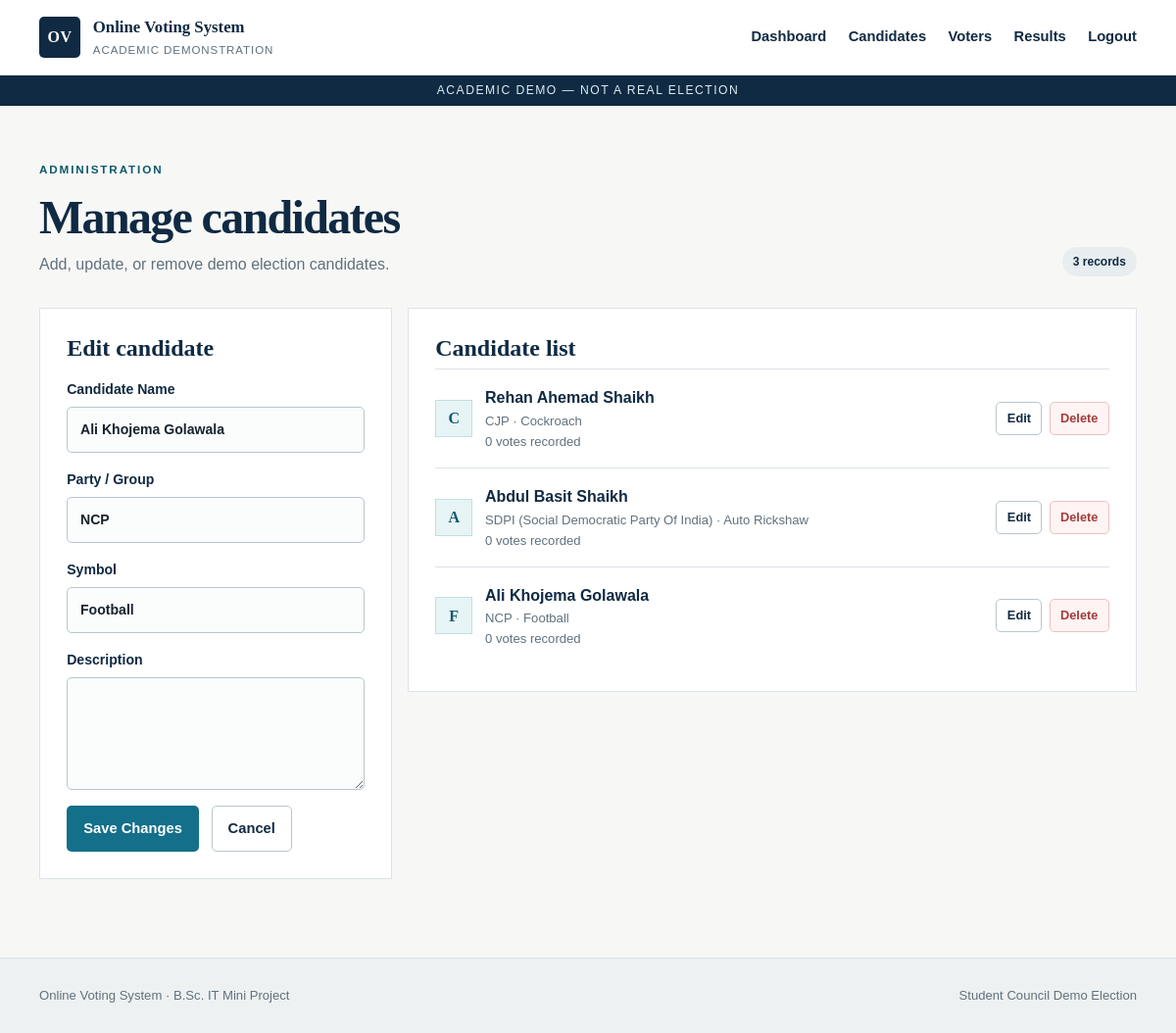
Page /admin/candidates/6/edit (signed in) on the committed database.
### tables this page shows
CREATE TABLE candidates (
 id INTEGER PRIMARY KEY AUTOINCREMENT, name TEXT NOT NULL,
 party TEXT NOT NULL, symbol TEXT, description TEXT,
 created_at TIMESTAMP DEFAULT CURRENT_TIMESTAMP
);

### app.py (the view, shortened to what this page needs)
    @app.route("/admin/candidates/<int:candidate_id>/edit", methods=["GET", "POST"])
    @admin_required
    def edit_candidate(candidate_id):
        database = get_db()
        candidate = database.execute("SELECT * FROM candidates WHERE id = ?", (candidate_id,)).fetchone()
        if not candidate:
            abort(404)
        rows = database.execute(
            "SELECT c.*, COUNT(v.id) AS vote_count FROM candidates c LEFT JOIN votes v ON v.candidate_id=c.id GROUP BY c.id ORDER BY c.id"
        ).fetchall()
        return render_template("manage_candidates.html", candidates=rows, edit_candidate=candidate)

### database.py (called while the page is built)
def get_db():
    if "db" not in g:
        g.db = sqlite3.connect(current_app.config["DATABASE"])
        g.db.row_factory = sqlite3.Row
        g.db.execute("PRAGMA foreign_keys = ON")
    return g.db

### templates/manage_candidates.html (shortened to what this page needs)
{% extends "base.html" %}
{% block content %}
<section class="page-section"><div class="container">
  <div class="page-header"><div><p class="eyebrow">Administration</p><h1>Manage candidates</h1><p>Add, update, or remove demo election candidates.</p></div><span class="role-badge">{{ candidates|length }} records</span></div>
  <div class="management-grid">
    <section class="panel sticky-panel"><h2>{{ 'Edit candidate' if edit_candidate else 'Add candidate' }}</h2>
      <form method="post" action="{{ url_for('edit_candidate', candidate_id=edit_candidate.id) if edit_candidate else url_for('manage_candidates') }}" class="stack-form compact-form">
        <label>Candidate Name<input name="name" maxlength="60" required value="{{ edit_candidate.name if edit_candidate else '' }}"></label>
        <label>Party / Group<input name="party" maxlength="60" required value="{{ edit_candidate.party if edit_candidate else '' }}"></label>
        <label>Symbol<input name="symbol" maxlength="30" value="{{ edit_candidate.symbol if edit_candidate else '' }}"></label>
        <label>Description<textarea name="description" maxlength="250" rows="4">{{ edit_candidate.description if edit_candidate else '' }}</textarea></label>
        <div class="button-row"><button class="button button-primary" type="submit">{{ 'Save Changes' if edit_candidate else 'Add Candidate' }}</button>{% if edit_candidate %}<a class="button button-secondary" href="{{ url_for('manage_candidates') }}">Cancel</a>{% endif %}</div>
      </form>
    </section>
    <section class="panel"><h2>Candidate list</h2>
      <div class="admin-candidate-list">{% for candidate in candidates %}<article class="admin-candidate"><div class="mini-symbol">{{ candidate.symbol[:1] if candidate.symbol else candidate.name[:1] }}</div><div class="candidate-main"><strong>{{ candidate.name }}</strong><span>{{ candidate.party }} · {{ candidate.symbol or 'No symbol' }}</span><small>{{ candidate.vote_count }} vote{{ '' if candidate.vote_count == 1 else 's' }} recorded</small></div><div class="row-actions"><a class="button button-small button-secondary" href="{{ url_for('edit_candidate', candidate_id=candidate.id) }}">Edit</a><form method="post" action="{{ url_for('delete_candidate', candidate_id=candidate.id) }}" data-confirm="Delete {{ candidate.name }}? This cannot be undone."><input type="hidden" name="csrf_token" value="{{ csrf_token }}"><button class="button button-small button-danger" type="submit">Delete</button></form></div></article>{% else %}<div class="empty-state">No candidates added.</div>{% endfor %}</div>
    </section>
  </div>
</div></section>
{% endblock %}

### static/css/style.css (style rules this page uses)
:root { --navy:#102a43;--navy-2:#173f5f;--blue:#136f8a;--blue-dark:#0d596e;--teal-soft:#e6f4f5;--ink:#17232d;--muted:#61717e;--paper:#f7f8f6;--white:#fff;--line:#dce3e6;--success:#1c7457;--warning:#9a650c;--danger:#a43c3c;--shadow:0 14px 38px rgba(16,42,67,.09);--radius:10px }
* { box-sizing:border-box }
html { scroll-behavior:smooth }
body { margin:0;background:var(--paper);color:var(--ink);font-family:"Trebuchet MS","Gill Sans",sans-serif;font-size:16px;line-height:1.6 }
h1,h2,h3,p { margin-top:0 }
h1,h2,h3 { font-family:Georgia,"Times New Roman",serif;color:var(--navy);line-height:1.15 }
h1 { font-size:clamp(2rem,4.5vw,3.8rem);letter-spacing:-.035em }
h2 { font-size:clamp(1.35rem,2vw,1.8rem) }
a { color:var(--blue-dark);text-decoration-thickness:1px;text-underline-offset:3px }
button,input,textarea { font:inherit }
.container { width:min(1120px,calc(100% - 2rem));margin:auto }
.eyebrow { color:var(--blue-dark);text-transform:uppercase;letter-spacing:.16em;font-size:.73rem;font-weight:800;margin-bottom:.7rem }
.button-row,.page-actions { display:flex;align-items:center;gap:.8rem;flex-wrap:wrap }
.button { display:inline-flex;align-items:center;justify-content:center;min-height:45px;padding:.65rem 1rem;border:1px solid transparent;border-radius:5px;font-weight:800;font-size:.92rem;text-decoration:none;cursor:pointer;transition:background .18s,transform .18s,border-color .18s }
.button-primary { background:var(--blue);color:white }
.button-secondary { background:white;color:var(--navy);border-color:#b9c6cc }
.button-danger { color:var(--danger);background:#fff4f3;border-color:#e9c2be }
.button-small { min-height:34px;padding:.35rem .65rem;font-size:.8rem }
.stack-form { display:grid;gap:1rem }
.stack-form label { display:grid;gap:.38rem;font-weight:800;color:var(--navy);font-size:.88rem }
.stack-form input,.stack-form textarea { width:100%;border:1px solid #b9c7cc;background:#fbfcfc;border-radius:5px;padding:.72rem .8rem;color:var(--ink);outline:none }
.page-section { padding:3.5rem 0 5rem;min-height:calc(100vh - 190px) }
.page-header { display:flex;align-items:flex-end;justify-content:space-between;gap:2rem;margin-bottom:2rem }
.page-header h1 { font-size:clamp(2.2rem,4vw,3.2rem);margin-bottom:.5rem }
.page-header p:last-child { color:var(--muted);margin:0 }
.role-badge,.status-pill { display:inline-flex;align-items:center;white-space:nowrap;border-radius:99px;padding:.35rem .7rem;background:#e8edef;color:var(--navy);font-size:.75rem;font-weight:800 }
.panel,.action-panel { background:white;border:1px solid var(--line);padding:1.7rem }
.panel h2,.action-panel h2 { margin-bottom:.4rem }
.symbol-box,.mini-symbol { display:grid;place-items:center;background:var(--teal-soft);border:1px solid #c3dfe1;color:var(--blue-dark);font-family:Georgia,serif;font-weight:800;text-transform:uppercase }
.mini-symbol { width:38px;height:38px;flex:0 0 38px }
.management-grid { display:grid;grid-template-columns:360px 1fr;gap:1rem;align-items:start }
.sticky-panel { position:sticky;top:120px }
.compact-form { margin-top:1rem }
.admin-candidate-list { display:grid }
.admin-candidate { display:flex;align-items:center;gap:.8rem;padding:1rem 0;border-top:1px solid var(--line) }
.candidate-main { display:flex;flex-direction:column;min-width:0 }
.candidate-main strong { color:var(--navy) }
.candidate-main span,.candidate-main small { color:var(--muted);font-size:.82rem }
.row-actions { margin-left:auto;display:flex;align-items:center;gap:.45rem }
.row-actions form { margin:0 }

### rows in the picture
candidates: name "Ali Khojema Golawala", party "NCP", symbol "Football", symbol "F", vote_count "0", vote_count "s"
candidates: symbol "C", name "Rehan Ahemad Shaikh", party "CJP", symbol "Cockroach", vote_count "0", vote_count "s"
candidates: symbol "A", name "Abdul Basit Shaikh", party "SDPI (Social Democratic Party Of India)", symbol "Auto Rickshaw", vote_count "0", vote_count "s"

### other values in the picture
{{ candidates|length }} "3"
{{ 'Edit candidate' if edit_candidate else 'Add candidate' }} "Edit candidate"
{{ 'Save Changes' if edit_candidate else 'Add Candidate' }} "Save Changes"
{{ election_name }} "Student Council Demo Election"
